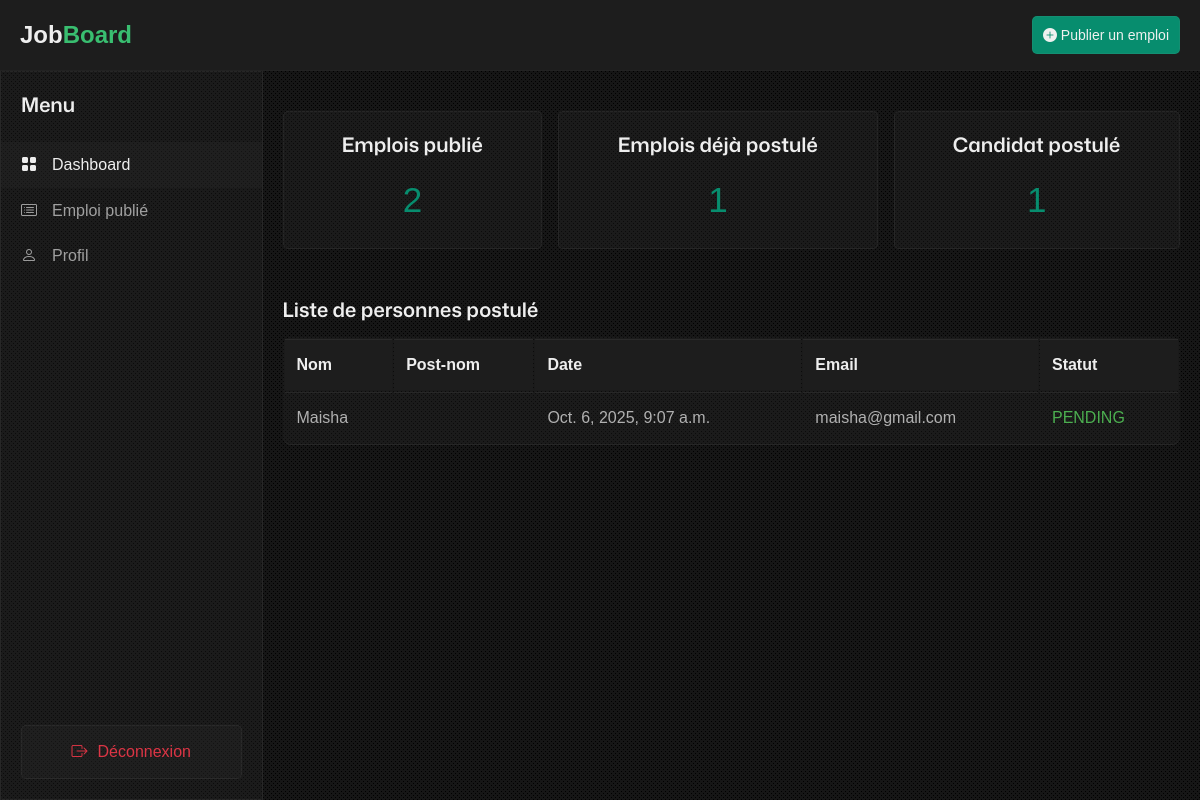
The app's page /dashboard/ (signed in) with its own data.
### jobBoard/app/job/models.py (models this page shows)
class Application(models.Model):
    STATUS_CHOICES = (
        ("PENDIG", "EN ATTENTE"),
        ("ACCEPTED", "ACCEPTER"),
    )
    id = models.UUIDField(primary_key=True, default=uuid4, editable=False)
    job_offer = models.ForeignKey(Offer, on_delete=models.CASCADE, related_name="applications" )
    user = models.ForeignKey(CandidateProfil, on_delete=models.CASCADE)
    status = models.CharField(choices=STATUS_CHOICES, max_length=50, default="PENDIG")
    created_at = models.DateTimeField(auto_now_add=True)
    updated_at = models.DateTimeField(auto_now=True)

class CandidateProfil(models.Model):
    id = models.UUIDField(primary_key=True, default=uuid4, editable=False)
    user = models.OneToOneField(settings.AUTH_USER_MODEL, on_delete=models.CASCADE)
    profil_image = models.ImageField(upload_to="profil_candidate", null=True, blank=True)
    created_at = models.DateTimeField(auto_now_add=True)
    updated_at = models.DateTimeField(auto_now=True)

### jobBoard/app/authentification/models.py (models this page shows)
class User(AbstractUser):
    ROLE_CHOICES = (
        ('candidate', 'Candidate'),
        ('employer', ('Employer'))
    )
    id = models.UUIDField(primary_key=True, default=uuid4, editable=False)
    role = models.CharField(max_length=20, choices=ROLE_CHOICES)

### jobBoard/app/job/employer_views.py (the view)
# urls.py: path('dashboard/', dashboardView, name='dashboard'),
@never_cache
@login_required
def dashboardView(request):
    offer = Offer.objects.filter(employer__user=request.user).aggregate(
        total_offer=Count('id', distinct=True),
        total_offer_poster=Count('applications__job_offer', distinct=True),
        total_candidate_offer_poster=Count('applications__user', distinct=True)
    )
    print(offer)
    context = {
        "offer": offer,
        "candidate_poster": Application.objects.filter(job_offer__employer__user=request.user).select_related('job_offer', 'user'),
    }
    return render(request, 'job/employer/dashboard.html', context)

### jobBoard/app/job/templates/job/employer/dashboard.html (shortened to what this page needs)
{% extends '../bases/base.html' %}
{% block header %}
    {% include '../bases/header.html' %}
{% endblock %}
{% block content %}
<main class="main-layout">
    {% include '../bases/left_bar.html' %}
    <section class="right-bar">
        <section class="board-section">
            <div class="board-wrapper">
                <div>
                    <h2>Emplois publié</h2>
                    <small>{{ offer.total_offer }}</small>
                </div>
                <div>
                    <h2>Emplois déjà postulé</h2>
                    <small>{{ offer.total_offer_poster }}</small>
                </div>
                <div>
                    <h2>Candidat postulé</h2>
                    <small>{{ offer.total_candidate_offer_poster }}</small>
                </div>
            </div>
        </section>
        {% if candidate_poster %}
        <section class="poster-section">
            <h2>Liste de personnes postulé</h2>
            <table class="poster-table">
                <thead>
                    <tr>
                        <th>Nom</th>
                        <th class="del">Post-nom</th>
                        <th>Date</th>
                        <th>Email</th>
                        <th>Statut</th>
                    </tr>
                </thead>
                {% for candidate in candidate_poster %}
                <tbody>
                    <tr>
                        <td>{{ candidate.user.user.username }}</td>
                        <td class="del">{{ candidate.user.last_name }}</td>
                        <td>{{ candidate.created_at }}</td>
                        <td>{{ candidate.user.user.email }}</td>
                        <td class="status completed">{{ candidate.status }}</td>
                    </tr>
                </tbody>
                {% endfor %}
            </table>
        </section>
        {% endif %}
    </section>
</main>
{% endblock %}

### static/stylesheet/global.css (style rules this page uses)
.main-layout { max-width: 1500px; display: grid; grid-template-columns: 0.28fr 1fr; }
h2 { margin-bottom: 15px; color: var(--bs-text); font-size: 20px; }
.right-bar { padding: 20px; }
.board-wrapper { display: flex; gap: 1em; flex-wrap: wrap; align-items: center; justify-content: center; margin-top: 20px; }
.board-wrapper div { flex-grow: 1; flex-basis: 300; background: var(--bs-card-opacity); padding: 20px; text-align: center; border-radius: 5px; cursor: pointer; border: 1px solid var(--bs-card-border); transition: transform 0.3s ease-in-out; }
.board-wrapper div small { color: var(--bs-primary); font-size: clamp(25px, 5vw, 35px); }
.poster-section { margin-top: 3em; }
.poster-table { width: 100%; color: var(--bs-text); border-radius: 8px; background: var(--bs-card-opacity); border-bottom: 1px solid var(--bs-card-border); overflow: auto; }
.poster-table th, .poster-table td { text-align: left; padding: 12px; border-top: 1px solid var(--bs-card-border); }
.poster-table th { background-color: var(--bs-card); }
.poster-table td { color: #b1b1b1; }
.status.completed { color: #4CAF50; }

### static/stylesheet/style.css (style rules this page uses)
* { margin: 0; padding: 0; box-sizing: border-box; list-style: none; text-decoration: none; font-family: Arial, Helvetica, sans-serif; }
:root { --bs-text: #f3f3f3fa; --bs-text-muted: #a0a0a0; --bs-primary: #078d6e; --bs-primary-hover: #085e42; --bs-card: #1d1d1d; --bs-card-opacity: #2c2c2c42; --bs-card-border: #a7a7a715; --bs-bg: #161616; --bs-danger: #dc3545; --bs-danger-hover: #c82333; --space-sm: 8px; --space-md: 16px; --space-lg: 32px; --radius-sm: 5px; --radius-md: 8px; }
body { background: var(--bs-bg) url("../images/bg.svg"); font-family: 'mona_sans'; line-height: 1.6; color: var(--clr-text); -webkit-font-smoothing: antialiased; }
h1, h2, h3, h4 { font-family: 'mona_sans'; color: var(--bs-text); margin-bottom: var(--space-md); line-height: 1.2; }

### records on screen
Application: user.user.username "Maisha", created_at "Oct. 6, 2025, 9:07 a.m.", user.user.email "maisha@gmail.com", status "PENDING"

### other values on screen
{{ offer.total_offer }} "2"
{{ offer.total_offer_poster }} "1"
{{ offer.total_candidate_offer_poster }} "1"
